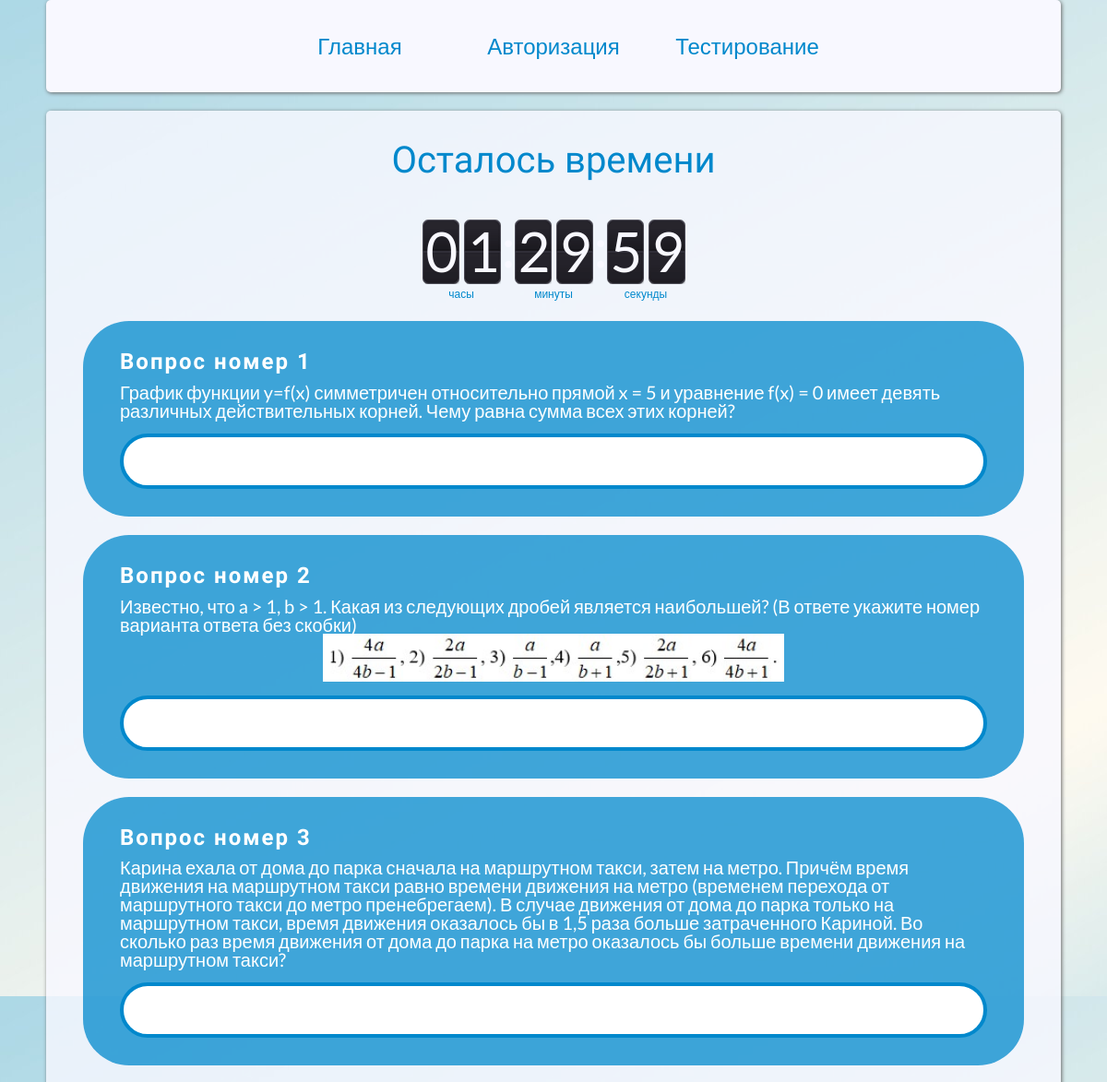
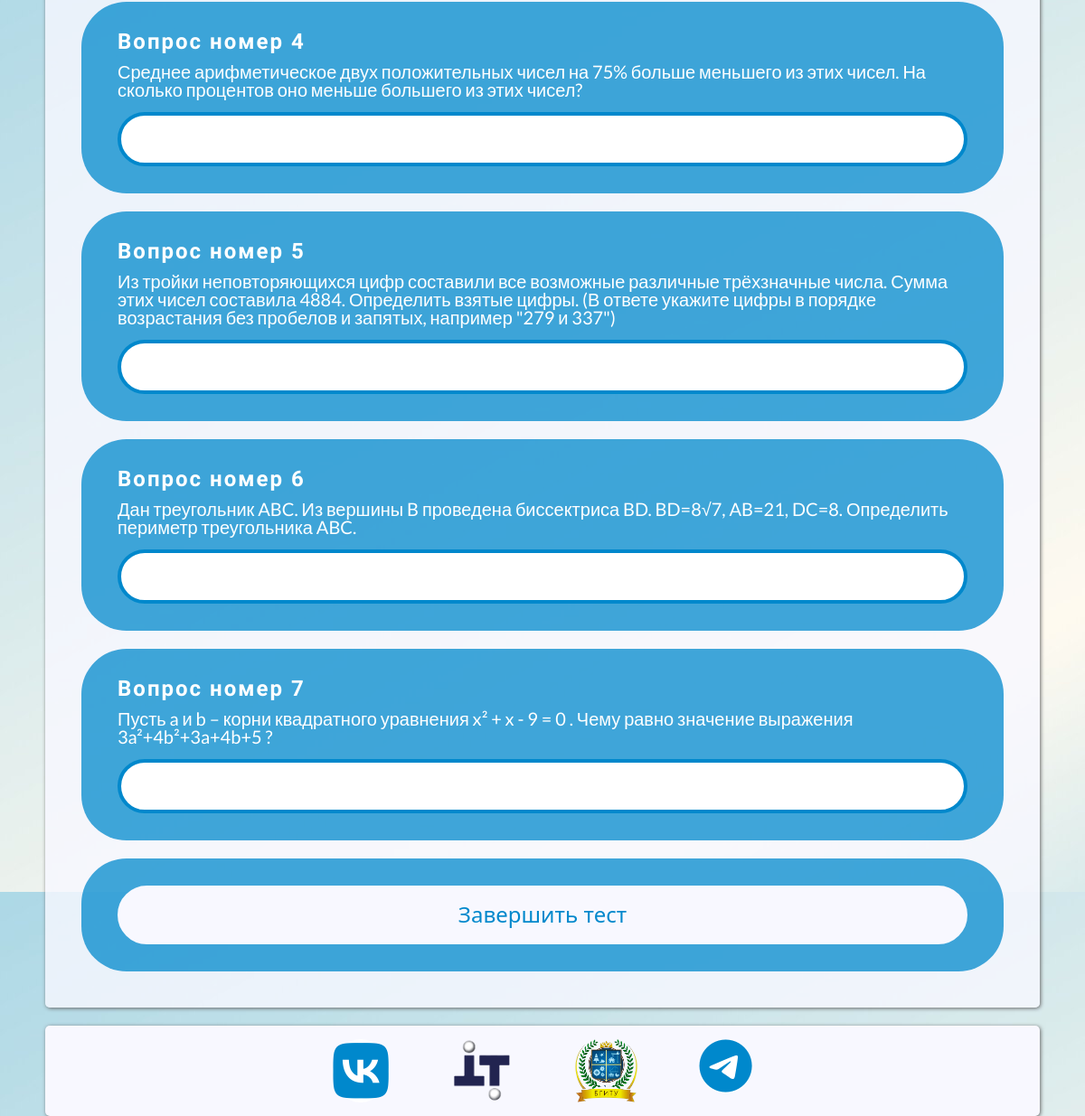
The page /test9c (signed in) on the database its author committed (2 pictures, top to bottom).
### app/models.py (models this page shows, shortened)
class Test(db.Model):
    __tablename__ = 'test'
    id = db.Column(db.Integer, primary_key=True)
    Name = db.Column(db.String(500), nullable=False)
    Question1 = db.Column(db.String(500), nullable=False)
    Answer1 = db.Column(db.String(20), nullable=False)
    Question2 = db.Column(db.String(500), nullable=False)
    Answer2 = db.Column(db.String(20), nullable=False)
    Question3 = db.Column(db.String(500), nullable=False)
    Answer3 = db.Column(db.String(20), nullable=False)
    Question4 = db.Column(db.String(500), nullable=False)
    Answer4 = db.Column(db.String(20), nullable=False)
    Question5 = db.Column(db.String(500), nullable=False)
    Answer5 = db.Column(db.String(20), nullable=False)
    Question6 = db.Column(db.String(500), nullable=False)
    Answer6 = db.Column(db.String(20), nullable=False)
    Question7 = db.Column(db.String(500), nullable=False)
    Answer7 = db.Column(db.String(20), nullable=False)

### app/routes.py (the view)
@app.route('/test9c', methods=["GET", "POST"])
def test_9c():
    test_form = Test_form(request.form, crsf=True)
    answer = Test.query.filter_by(id=1).first()
    grade = 0
    if current_user.is_authenticated:
        testdata = db.session.query(Test_result.grade, Test.Name, Test_result.date_time).filter(
            Test_result.user == current_user.id).first()
        if not testdata:
            if test_form.validate_on_submit():
                if test_form.answer1.data == answer.Answer1:
                    grade += 1
                if test_form.answer2.data == answer.Answer2:
                    grade += 1
                if test_form.answer3.data == answer.Answer3:
                    grade += 1
                if test_form.answer4.data == answer.Answer4:
                    grade += 1
                if test_form.answer5.data == answer.Answer5:
                    grade += 1
                if test_form.answer6.data == answer.Answer6:
                    grade += 1
                if test_form.answer7.data == answer.Answer7:
                    grade += 1
                time = datetime.now()
                res = Test_result(test=1,user=current_user.id,grade=grade,date_time=time)
                db.session.add(res)
                db.session.commit()
                id = current_user.id
                hash_id = hashlib.md5(str(id).encode())
                res = str(hash_id).encode()
                return redirect(url_for('profile',id=res,title="Личный кабинет"))
        elif testdata:
                id = current_user.id
                hash_id = hashlib.md5(str(id).encode())
                res = str(hash_id).encode()
                return redirect(url_for('profile', id=res,title="Личный кабинет"))
    else:
        return redirect(url_for('login'))
    return render_template("test9c.html",FlaskForm=test_form,answer=answer,title="Тестирование")

### app/forms.py
class Test_form(FlaskForm):
    answer1 = StringField('answer1',validators=[DataRequired()])
    answer2 = StringField('answer2',validators=[DataRequired()])
    answer3 = StringField('answer3',validators=[DataRequired()])
    answer4 = StringField('answer4',validators=[DataRequired()])
    answer5 = StringField('answer5',validators=[DataRequired(),Length(max=20)])
    answer6 = StringField('answer6',validators=[DataRequired()])
    answer7 = StringField('answer7',validators=[DataRequired()])
    button = SubmitField('Завершить тест',validators=[DataRequired()])
    def __init__(self, *args, **kwargs):
        super(Test_form, self).__init__(*args, **kwargs)

### app/routes.py (called while the page is built)
@Login_Manager.user_loader
def load_user(user_id):
    return User.query.get(int(user_id))

### app/templates/test9c.html (shortened to what this page needs)
{% extends "base.html" %}
{% block content %}
    <div class="test-wrapper">
        <div class="content">
            <h1>Осталось времени</h1>
                    <div class="timer-box">
                        <div class="timer">
                            <ul class="flex">
                                <li id="hour"></li>
                                <li id="minutes"></li>
                                <li id="seconds"></li>
                            </ul>
                        </div>
                        <ul class="flex time-name">
                            <li>часы</li>
                            <li>минуты</li>
                            <li>секунды</li>
                        </ul>
                    </div>
            <form name="test" method="POST" action="{{ url_for('test_9c') }}" onsubmit="{{ url_for('test_9c') }}" >
                <div class="item">
                    <h3>Вопрос номер 1</h3>
                    <p> {{ answer.Question1 }}</p>
                    {{ FlaskForm.answer1(autocomplete="off") }}<br>
                </div>
                <div class="item">
                    <h3>Вопрос номер 2</h3>
                    <p> {{ answer.Question2 }} </p>
                    <img src="../static/images/formulas.jpg" class="formulas">
                    {{ FlaskForm.answer2(autocomplete="off") }}<br>
                </div>
                <div class="item">
                    <h3>Вопрос номер 3</h3>
                    <p> {{ answer.Question3 }}</p>
                    {{ FlaskForm.answer3(autocomplete="off") }}<br>
                </div>
                <div class="item">
                    <h3>Вопрос номер 4</h3>
                    <p> {{ answer.Question4 }}</p>
                    {{ FlaskForm.answer4(autocomplete="off") }}<br>
                </div>
                <div class="item">
                    <h3>Вопрос номер 5</h3>
                    <p> {{ answer.Question5 }} </p>
                    {{ FlaskForm.answer5(autocomplete="off") }}<br>
                </div>
                <div class="item">
                    <h3>Вопрос номер 6</h3>
                    <p> {{ answer.Question6 }}</p>
                    {{ FlaskForm.answer6(autocomplete="off") }}<br>
                </div>
                <div class="item">
                    <h3>Вопрос номер 7</h3>
                    <p>{{ answer.Question7 }}</p>
                    {{ FlaskForm.answer7(autocomplete="off") }}<br>
                </div>
                <div class="item">
                    <div class="c_but">
                        {{ FlaskForm.button }}<br>
                    </div>
                </div>
            </form>
        </div>
    </div>
{% endblock %}

### app/static/css/styles.css (style rules this page uses)
*, *:before, *:after { box-sizing: border-box; margin: 0px; padding: 0px; }
h1, h2, h3, h4, h5 { font-family: 'Oswald', sans-serif; }
p, a, li { font-family: 'Lato', sans-serif; }
body { background-image: url(../images/bg_main.jpg); background-attachment: fixed; }
.test-wrapper { max-width: 100%; margin: 20px 0; min-height: 800px; display: flex; justify-content: center; justify-items: center; background-color: rgba(248, 248, 255, 0.8); padding: 20px; box-shadow: 1px 1px 4px #666; border-radius: 5px; flex-wrap: wrap; }
.content { display: flex; justify-content: space-between; align-items: center; flex-direction: column; }
.item { margin: 20px; max-width: 1100px; background-color: rgba(0, 136, 204, .75); border-radius: 50px; padding: 30px 40px; margin: 20px 20px; }
.item h3 { color: white; letter-spacing: 2px; font-size: 24px; font-weight: 700; }
.item p { font-family: 'Lato', sans-serif; font-size: 20px; color: white; }
.item input { height: 60px; width: 100%; margin: 15px 0 0 0; border-radius: 50px; border: 4px solid #0088cc; outline: none; color: #0088cc; font-size: 24px; text-align: center; font-weight: 500; }
.c_but input { padding: 0; margin: 0; height: 65px; border-radius: 50px; border: 2px solid #F8F8FF; font-size: 24px; color: #0088cc; cursor: pointer; background-color: #F8F8FF; }
.formulas { display: block; width: 500px; margin: 0 auto; }
html, body, div, span, h1, p, ul, li { margin: 0; padding: 0; border: 0; vertical-align: baseline; }
ul { list-style: none; }
html, body, .wrap { height: 100%; line-height: 1; }
.content h1 { color: #0088cc; margin: 10px 0 20px 0; }
.flex { display: -webkit-box; display: -ms-flexbox; display: flex; }
.timer-box { margin: 0px auto; height: 110px; padding-top: 20px; border-radius: 50px; }
.timer-box ul { width: 285px; }
.timer { width: 285px; height: 70px; margin: 0 auto 5px; background: url('../images/bg_timer.png') no-repeat; }
.timer li { width: 85px; height: 70px; font-size: 60px; line-height: 68px; color: #F8F8FF; letter-spacing: 10px; position: relative; padding-left: 4px; }
.timer li + li:before { width: 15px; height: 70px; display: block; font-size: 60px; line-height: 58px; content: ':'; position: absolute; left: -14px; top: 0; }
.time-name { margin: 0 auto; }
.time-name li { width: 85px; font-size: 12px; color: #0088cc; text-align: center; }
.timer li + li, .time-name li + li { margin-left: 15px; }

### rows shown on the page
Test: Question1 "График функции y=f(x) симметричен относительно прямой x = 5 и уравнение f(x) = 0 имеет девять различных действительных корней. Чему равна сумма всех этих корней?", Question2 "Известно, что a > 1, b > 1. Какая из следующих дробей является наибольшей? (В ответе укажите номер варианта ответа без скобки)", Question3 "Карина ехала от дома до парка сначала на маршрутном такси, затем на метро. Причём время движения на маршрутном такси равно времени движения на метро (временем перехода от маршрутного такси до метро пренебрегаем). В случае движения от дома до парка только на маршрутном такси, время движения оказалось бы в 1,5 раза больше затраченного Кариной. Во сколько раз время движения от дома до парка на метро оказалось бы больше времени движения на маршрутном такси?", Question4 "Среднее арифметическое двух положительных чисел на 75% больше меньшего из этих чисел. На сколько процентов оно меньше большего из этих чисел?", Question5 "Из тройки неповторяющихся цифр составили все возможные различные трёхзначные числа. Сумма этих чисел составила 4884. Определить взятые цифры. (В ответе укажите цифры в порядке возрастания без пробелов и запятых, например \"279 и 337\")", Question6 "Дан треугольник ABC. Из вершины B проведена биссектриса BD. BD=8√7, AB=21, DC=8. Определить периметр треугольника ABC.", Question7 "Пусть a и b – корни квадратного уравнения x² + x - 9 = 0 . Чему равно значение выражения 3a²+4b²+3a+4b+5 ?"
